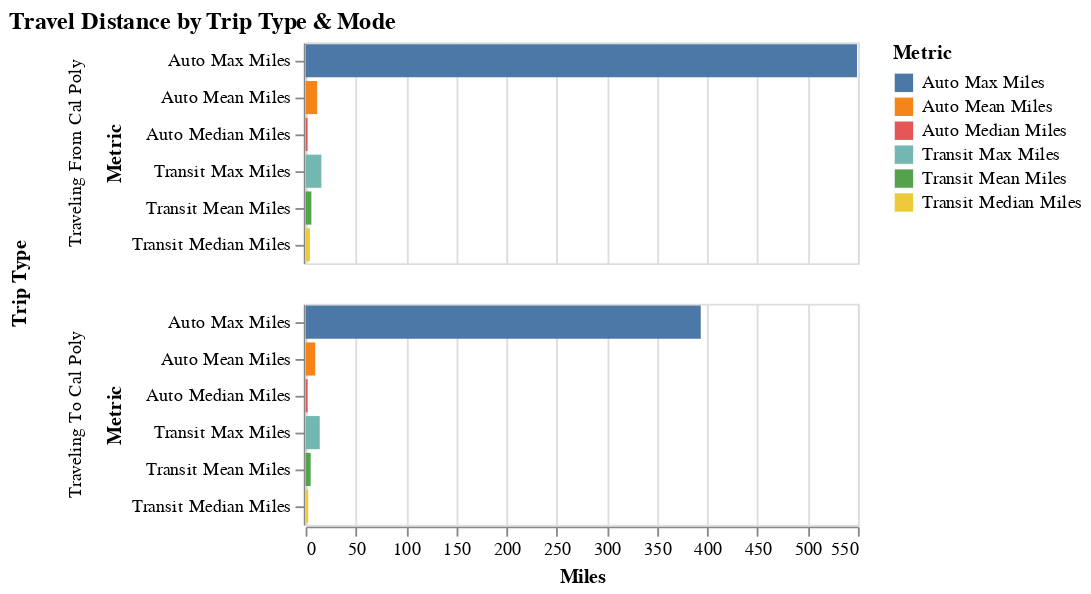

Source (notebook cell):
### Code cell
alt.Chart(summary_long_all_miles).mark_bar().encode(
    x="Miles:Q", y="Metric:O", color="Metric:N", row="Trip Type:O"
).properties(title="Travel Distance by Trip Type & Mode")

### Figure 1 — Vega-Lite specification as saved in the notebook (floating-point values rounded to 4 significant figures)
{"config": {"view": {"continuousWidth": 300, "continuousHeight": 300}}, "data": {"name": "data-24e225de6d266e8fd7113f45b89bd353"}, "mark": {"type": "bar"}, "encoding": {"color": {"field": "Metric", "type": "nominal"}, "row": {"field": "Trip Type", "type": "ordinal"}, "x": {"field": "Miles", "type": "quantitative"}, "y": {"field": "Metric", "type": "ordinal"}}, "title": "Travel Distance by Trip Type & Mode", "$schema": "https://vega.github.io/schema/vega-lite/v5.20.1.json", "datasets": {"data-24e225de6d266e8fd7113f45b89bd353": [{"Trip Type": "Traveling To Cal Poly", "Metric": "Auto Mean Miles", "Miles": 9.585}, {"Trip Type": "Traveling From Cal Poly", "Metric": "Auto Mean Miles", "Miles": 11.5}, {"Trip Type": "Traveling To Cal Poly", "Metric": "Auto Median Miles", "Miles": 2.0}, {"Trip Type": "Traveling From Cal Poly", "Metric": "Auto Median Miles", "Miles": 1.9}, {"Trip Type": "Traveling To Cal Poly", "Metric": "Auto Max Miles", "Miles": 393.5}, {"Trip Type": "Traveling From Cal Poly", "Metric": "Auto Max Miles", "Miles": 549.1}, {"Trip Type": "Traveling To Cal Poly", "Metric": "Transit Mean Miles", "Miles": 5.051}, {"Trip Type": "Traveling From Cal Poly", "Metric": "Transit Mean Miles", "Miles": 5.75}, {"Trip Type": "Traveling To Cal Poly", "Metric": "Transit Median Miles", "Miles": 2.6}, {"Trip Type": "Traveling From Cal Poly", "Metric": "Transit Median Miles", "Miles": 4.3}, {"Trip Type": "Traveling To Cal Poly", "Metric": "Transit Max Miles", "Miles": 14.1}, {"Trip Type": "Traveling From Cal Poly", "Metric": "Transit Max Miles", "Miles": 15.7}]}}
